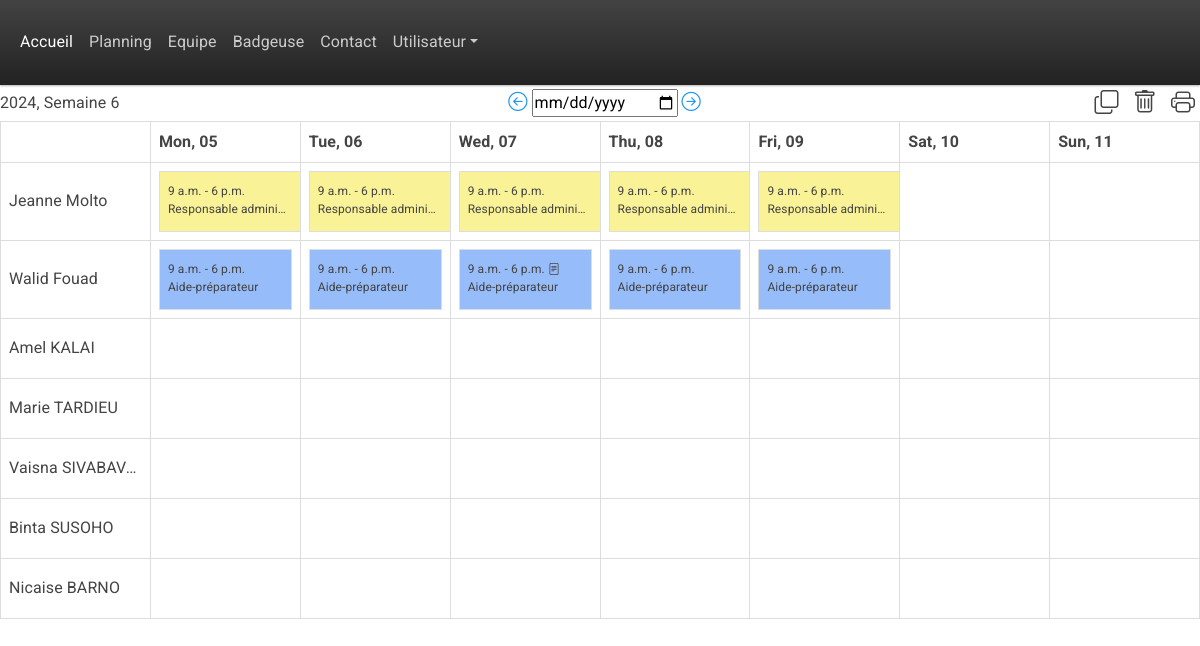
The app's page /planning/ (signed in) with its own data.
### base/models.py (models this page shows, shortened)
class Employe(models.Model):
    Poste = models.ForeignKey(Poste, on_delete=models.SET_NULL, null=True)
    EntrepriseRattachée = models.ForeignKey(Entreprise, on_delete=models.SET_NULL, null=True)
    name = models.CharField(max_length=200, default="Nom")
    firstname = models.CharField(max_length=200, default="Prénom")
    e_mail = models.CharField(max_length=200, default="default@example.com")
    phone_number = models.CharField(max_length=12, default="0634567890")
    updated = models.DateTimeField(auto_now=True)
    created = models.DateTimeField(auto_now_add=True)

class TeamPlanning(models.Model):
    mydict={}
    Employe = models.ForeignKey(Employe, on_delete=models.SET_NULL, null=True)
    date = models.DateField(auto_now=False, auto_now_add=False)
    Heurededébut = models.TimeField(auto_now=False, auto_now_add=False)
    heuredefin = models.TimeField(auto_now=False, auto_now_add=False)
    duréepause = models.TimeField(auto_now=False, auto_now_add=False)   #models.DurationField(auto_now=False, auto_now_add=False)
    Poste = models.ForeignKey(Poste, on_delete=models.SET_NULL, null=True)
    note = models.CharField(max_length=200)
    ABSENCE_CHOICES = [
        ('', "Sélectionnez un type d'absence"),  # Default empty option
        ('Congé sans solde', 'Congé sans solde'),
        ('Congé payé', 'Congé payé'),
    ]
    TypeAbsence = models.CharField(
        max_length=25,
        choices=ABSENCE_CHOICES,
        default='Congé sans solde'  # Default
    )
    def __str__(self):
        return self.date.strftime("%Y-%m-%d") + ' ' + self.Employe.firstname + ' ' + self.Employe.name + ' ' + str(self.id)

class Poste(models.Model):
    name = models.CharField(max_length=100)
    updated = models.DateTimeField(auto_now=True)
    created = models.DateTimeField(auto_now_add=True)
    description = models.TextField(null=True)
    COLOR_CHOICES = [
        ('#FFFFFF', 'Blanc'),
        ('#ee96fa', 'Rose'),
        ('#96bcfa', 'Bleu'),
        ('#b7fa96', 'Vert'),
        ('#faf296', 'Jaune'),
    ]
    couleur = models.CharField(
        max_length=7,
        choices=COLOR_CHOICES,
        default='#FF0000'  # Default color set to red
    )
    def __str__(self) -> str:
        return self.name

### base/views.py (the view)
# urls.py: path('planning/', views.planning, name='planning'),  # Without parameters
def planning(request, year=None, week=None):
    if not year or not week:
        today = datetime.now()
        year, week, _ = today.isocalendar()
    start_date = datetime.fromisocalendar(int(year), int(week), 1)
    end_date = start_date + timedelta(days=6)
    prev_week = int(week) - 1 if int(week) > 1 else 52
    prev_year = int(year) - 1 if int(week) == 1 else int(year)
    next_week = int(week) + 1 if int(week) < 52 else 1
    next_year = int(year) + 1 if int(week) == 52 else int(year)
    days = [start_date + timedelta(days=i) for i in range(7)]
    tasks = [
        {'date': start_date + timedelta(days=i), 'tasks': [{'date': start_date + timedelta(days=i), 'task': f'Task {i+1}'}]}
        for i in range(7)
    ]
    employe = Employe.objects.all()
    teamPlanning = None
    if request.method == 'POST':
        form = ModifyPlanningForm(request.POST, instance=teamPlanning)
        print(form)
        if form.is_valid():
            if form.cleaned_data['action'] == "EditShift":
                print('editshift path')
                if 'actionButton' in request.POST:
                    actionButton = request.POST['actionButton']
                    if actionButton == 'edit':
                        print("edit")
                    elif actionButton == 'delete':
                        print("delete")
                        myid = form.cleaned_data['shift_Id']
                        teamplanning_instance = get_object_or_404(TeamPlanning, pk=myid)
                        teamplanning_instance.delete()
            elif form.cleaned_data['action'] == "AddShift":
                team_planning_instance = form.save(commit=False) #create a TeamPlanning instance without immediately saving it to the database.
                team_planning_instance.date = form.cleaned_data['date']
                team_planning_instance.Heurededébut = form.cleaned_data['Heurededébut']
                team_planning_instance.heuredefin = form.cleaned_data['heuredefin']
                team_planning_instance.duréepause = form.cleaned_data['duréepause']#duree_pause_timedelta
                team_planning_instance.note = form.cleaned_data['note']
                team_planning_instance.save()
            return redirect('planning')  # Redirect to the desired page
        else:
            print("form is not valid : ")
            print(form.errors)
    else: #following else code gets executed when user clicks on "Planning" on their browser
        form = ModifyPlanningForm(instance=teamPlanning)  # Pass employe_id here
    shifts_by_emp_and_day = {}
    for emp in employe:
        shifts_by_day = {}
        for day in days:
            shifts = emp.teamplanning_set.filter(date=day)
            if not shifts.exists():
                continue
            shifts_by_day[day] = shifts
            print(shifts)
        shifts_by_emp_and_day[emp.id] = shifts_by_day
    print(shifts_by_day)
    context = {
        'days': days,
        'tasks': tasks,
        'start_date': start_date,
        'end_date': end_date,
        'prev_week': prev_week,
        'prev_year': prev_year,
        'next_week': next_week,
        'next_year': next_year,
        'employe' : employe,
        'form' : form,
        'shifts_by_emp_and_day': shifts_by_emp_and_day,
    }
    return render(request, 'base/planning.html', context)

### base/templatetags/form_tags.py (called while the page is built)
@register.filter(name='add_class')
def add_class(field, css):
    return field.as_widget(attrs={"class":css})

### base/templates/base/planning.html (shortened to what this page needs)
{% extends 'main.html' %}
{% load form_tags %}
{% load static %}
{% block content %}
{% if user.is_authenticated %}
<div style="display: flex; justify-content: space-between; align-items: center;">
    {{ start_date|date:'Y' }}, Semaine {{ start_date|date:'W' }}
    <div>
        <a class="bi bi-arrow-left-circle" style="font-size: 1.2em;" href="{% url 'planning_with_params' year=prev_year week=prev_week %}"></a>
        <input type="date" id="datePicker" name="date">
        <a class="bi bi-arrow-right-circle" style="font-size: 1.2em;" href="{% url 'planning_with_params' year=next_year week=next_week %}"></a>
    </div>
    <div>
        <i class="bi bi-copy icon-overlay" style="font-size: 1.5em; padding-right: 5px; padding-left: 5px;" title="Copier des shifts"></i>
        <i class="bi bi-trash icon-overlay" style="font-size: 1.5em; padding-right: 5px; padding-left: 5px;" title="Supprimer des shifts"></i>
        <i class="bi bi-printer icon-overlay" style="font-size: 1.5em; padding-right: 5px; padding-left: 5px;" title="Imprimer le planning"></i>
    </div>
</div>
<table class = "my-table", border="1">
    <thead>
        <tr>
            <th></th>
            {% for day in days %}
                <th>{{ day|date:'D, d' }}</th>
            {% endfor %}
        </tr>
    </thead>
    <tbody>
        {% for emp in employe %}
            <tr>
                <td style = "font-size: 16px;">{{ emp.firstname }} {{ emp.name }}</td>
                {% for day in days %}
                                <td onclick="openModal(this, '{{ emp.id }}', '{{ emp.name }}', '{{ emp.firstname }}', '{{ day|date:'Y-m-d' }}')">
                                    <table border="1">
                                        {% for key, value in shifts_by_emp_and_day.items %}
                                            {% if emp.id == key %}
                                                {% for key1, value1 in value.items %}
                                                    {% if day == key1 %}
                                                        {% for nitem in value1 %}
                                                            <tr style="background-color:{{ nitem.Poste.couleur }};">
                                                                <td onclick="openInnerModal(event, this)"
                                                                    data-date = "{{ day|date:'Y-m-d' }}"
                                                                    data-Heurededébut="{{ nitem.Heurededébut }}"
                                                                    data-heuredefin="{{ nitem.heuredefin }}"
                                                                    data-end-time="{{ nitem.heuredefin }}"
                                                                    data-duree-pause="{{ nitem.duréepause }}"
                                                                    data-Poste="{{ nitem.Poste.id }}"
                                                                    data-note="{{ nitem.note }}"
                                                                    data-EmployeName = "{{ emp.name }}"
                                                                    data-EmployeFirstName = "{{ emp.firstname }}"
                                                                    data-EmployeId = "{{ emp.id }}"
                                                                    data-shiftId = "{{ nitem.id }}">
                                                                    {{nitem.Heurededébut}} - {{nitem.heuredefin}}
                                                                    {% if nitem.note %}
                                                                        <i class="bi bi-file-text"></i>
                                                                    {% endif %}
                                                                    <div style="width: 80%; height: 20px; background-color: {{ nitem.Poste.couleur }}; overflow: hidden; text-overflow: ellipsis ;">{{nitem.Poste}}</div>
                                                                </td>
                                                            </tr>
                                                        {% endfor %}
                                                    {% endif %}
                                                {% endfor %}
                                            {% endif %}
                                        {% endfor %}
                                    </table>
                                </td>
                {% endfor %}
            </tr>
        {% endfor %}
    </tbody>
</table>
{% else %}
<h1>Veuillez vous connecter pour accéder à cette page web</h1>
<a href="{% url 'login' %}">Se connecter</a>
{% endif %}
{% endblock %}

### templates/main.html (style rules this page uses)
.my-table { width: 100%; table-layout: fixed; }
.my-table td { width: 100px; height: 60px; overflow: hidden; text-overflow: ellipsis; white-space: nowrap; font-size: 12px; }
.my-table th { font-size: 16px; }
table { border-collapse: collapse; width: 100%; }
th, td { font-size: 12px; border: 1px solid #ddd; padding: 8px; text-align: left; }

### records on screen
Employe: firstname "Jeanne", name "Molto"
TeamPlanning: Heurededébut "9 a.m.", heuredefin "6 p.m.", Poste "Responsable admini…"
TeamPlanning: Heurededébut "9 a.m.", heuredefin "6 p.m.", Poste "Responsable admini…"
TeamPlanning: Heurededébut "9 a.m.", heuredefin "6 p.m.", Poste "Responsable admini…"
TeamPlanning: Heurededébut "9 a.m.", heuredefin "6 p.m.", Poste "Responsable admini…"
TeamPlanning: Heurededébut "9 a.m.", heuredefin "6 p.m.", Poste "Responsable admini…"
Employe: firstname "Walid", name "Fouad"
TeamPlanning: Heurededébut "9 a.m.", heuredefin "6 p.m.", Poste "Aide-préparateur"
TeamPlanning: Heurededébut "9 a.m.", heuredefin "6 p.m.", Poste "Aide-préparateur"
TeamPlanning: Heurededébut "9 a.m.", heuredefin "6 p.m.", Poste "Aide-préparateur"
TeamPlanning: Heurededébut "9 a.m.", heuredefin "6 p.m.", Poste "Aide-préparateur"
TeamPlanning: Heurededébut "9 a.m.", heuredefin "6 p.m.", Poste "Aide-préparateur"
Employe: firstname "Amel", name "KALAI"
Employe: firstname "Marie", name "TARDIEU"
Employe: firstname "Vaisna", name "SIVABAV…"
Employe: firstname "Binta", name "SUSOHO"
Employe: firstname "Nicaise", name "BARNO"

### other values on screen
{{ start_date|date:'Y' }} "2024"
{{ start_date|date:'W' }} "6"
{{ day|date:'D, d' }} "Mon, 05" "Tue, 06" "Wed, 07" "Thu, 08" "Fri, 09" "Sat, 10" "Sun, 11"
